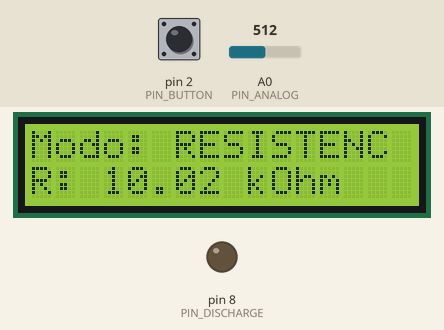
This sketch was run on a simulated Arduino Uno, built with avr-gcc and run on an emulated ATmega328P. On the bench: 16×2 character LCD, output pins drawn as LEDs (lit = HIGH). Inputs (shaded band) come from the test bench; at power-on: A0 (PIN_ANALOG) = 512, pin 2 (PIN_BUTTON) HIGH.

Above: at 3.0 s.
3.1 s: A0 (PIN_ANALOG) set to 101
At 4.3 s:
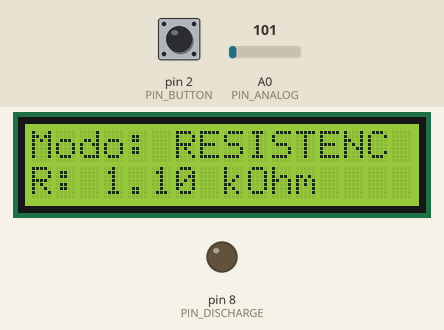
4.8 s: A0 (PIN_ANALOG) set to 82
At 5.8 s:
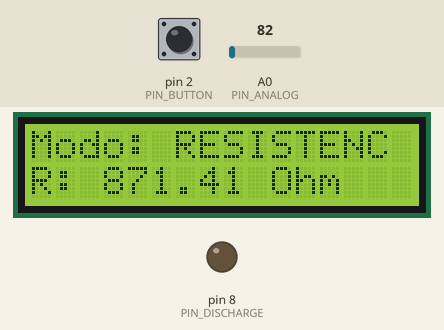
6.3 s: pin 2 (PIN_BUTTON) pulled LOW for 0.6 s
At 7.7 s:
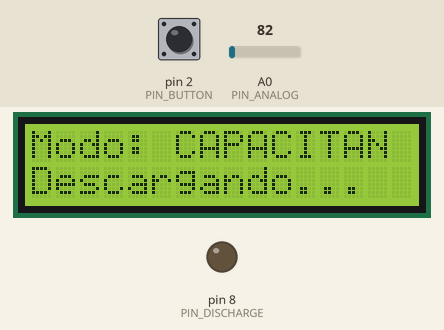
8.4 s: A0 (PIN_ANALOG) set to 12
9.9 s: A0 (PIN_ANALOG) set to 9
At 11.2 s:
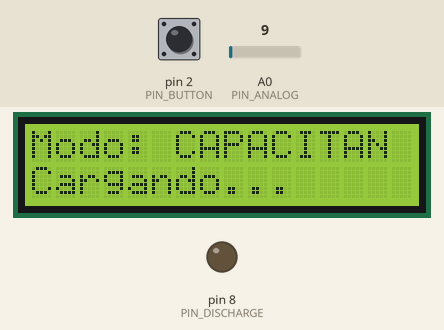
11.5 s: A0 (PIN_ANALOG) set to 633
13.0 s: A0 (PIN_ANALOG) set to 655
At 13.4 s:
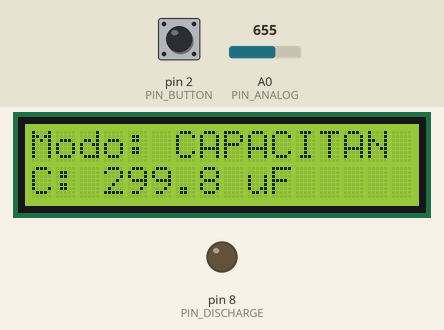
Timing chart, 0 to 16.0 s (numbered marks = the images above; inputs shaded):
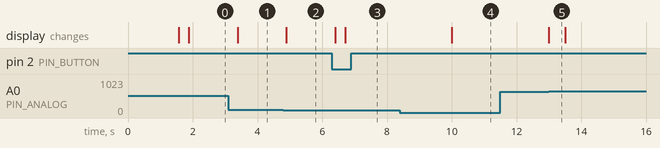

Measured:
- the behaviour switches between 93 and 92 on A0 (PIN_ANALOG) (found by bisection; images 1 and 2)
- the behaviour switches between 11 and 10 on A0 (PIN_ANALOG) (found by bisection; images 3 and 4)
- the behaviour switches between 647 and 648 on A0 (PIN_ANALOG) (found by bisection; images 4 and 5)
- after the input at 3.1 s, the display: changes after 0.28 s (image 1)
- after the input at 4.8 s, the display: changes after 0.09 s (image 2)
- after the input at 6.3 s, the display: first changes after 0.10 s (image 3 shows a later state)
- after the input at 8.4 s, every drawn part: stays the same
- after the input at 9.9 s, the display: changes after 0.10 s (image 4)
- after the input at 11.5 s, every drawn part: stays the same
- after the input at 13.0 s, the display: changes at once (image 5)

The sketch:

lcr_meter_lcd_directo.ino
```cpp
#include <LiquidCrystal.h>

LiquidCrystal lcd(12, 11, 5, 4, 3, 13);

#define PIN_ANALOG      A0
#define PIN_CHARGE      7
#define PIN_DISCHARGE   8
#define PIN_BUTTON      2

const float R_REF = 10000.0;
const float V_REF = 5.0;
const int THRESHOLD_63 = 648;

enum Mode { MODE_R, MODE_C, MODE_L };
Mode currentMode = MODE_R;

unsigned long lastButtonPress = 0;

void setup() {
  Serial.begin(9600);
  lcd.begin(16, 2);

  pinMode(PIN_BUTTON, INPUT_PULLUP);
  pinMode(PIN_CHARGE, OUTPUT);
  pinMode(PIN_DISCHARGE, OUTPUT);

  digitalWrite(PIN_CHARGE, LOW);
  digitalWrite(PIN_DISCHARGE, LOW);

  lcd.print("  MEDIDOR LCR");
  lcd.setCursor(0, 1);
  lcd.print("  Iniciando...");
  delay(1500);

  showMode();
}

void loop() {
  if (digitalRead(PIN_BUTTON) == LOW) {
    if (millis() - lastButtonPress > 300) {
      lastButtonPress = millis();
      changeMode();
    }
  }

  switch (currentMode) {
    case MODE_R: measureResistance(); break;
    case MODE_C: measureCapacitance(); break;
    case MODE_L: measureInductance(); break;
  }

  delay(500);
}

void changeMode() {
  currentMode = (Mode)((currentMode + 1) % 3);
  showMode();
}

void showMode() {
  lcd.clear();
  lcd.setCursor(0, 0);

  switch (currentMode) {
    case MODE_R: lcd.print("Modo: RESISTENC"); break;
    case MODE_C: lcd.print("Modo: CAPACITAN"); break;
    case MODE_L: lcd.print("Modo: INDUCTANC"); break;
  }

  lcd.setCursor(0, 1);
  lcd.print("Midiendo...");
  delay(300);
}

void measureResistance() {
  pinMode(PIN_CHARGE, INPUT);
  pinMode(PIN_DISCHARGE, INPUT);

  int rawADC = analogRead(PIN_ANALOG);
  float voltage = (rawADC / 1023.0) * V_REF;

  lcd.setCursor(0, 1);

  if (rawADC < 10) {
    lcd.print("R: Sin conexion ");
    return;
  }

  if (rawADC > 1013) {
    lcd.print("R: Corto/0 Ohm  ");
    return;
  }

  float resistance = R_REF * (voltage / (V_REF - voltage));

  String unit;
  if (resistance >= 1000000) {
    resistance /= 1000000.0;
    unit = " MOhm";
  } else if (resistance >= 1000) {
    resistance /= 1000.0;
    unit = " kOhm";
  } else {
    unit = " Ohm";
  }

  lcd.print("R: ");
  lcd.print(resistance, 2);
  lcd.print(unit);
  lcd.print("    ");
}

void measureCapacitance() {
  lcd.setCursor(0, 1);
  lcd.print("Descargando...  ");

  // Descargar
  pinMode(PIN_CHARGE, INPUT);
  pinMode(PIN_DISCHARGE, OUTPUT);
  digitalWrite(PIN_DISCHARGE, LOW);

  unsigned long dischargeStart = millis();
  while (analogRead(PIN_ANALOG) > 10) {
    if (millis() - dischargeStart > 10000) {
      lcd.setCursor(0, 1);
      lcd.print("C: Descarga lent");
      return;
    }
  }
  delay(100);

  lcd.setCursor(0, 1);
  lcd.print("Cargando...     ");

  // Cargar - D7 como INPUT para que cargue solo por el 10k
  pinMode(PIN_DISCHARGE, INPUT);
  pinMode(PIN_CHARGE, INPUT);

  unsigned long startTime = millis();

  while (analogRead(PIN_ANALOG) < THRESHOLD_63) {
    if (millis() - startTime > 30000) {
      lcd.setCursor(0, 1);
      lcd.print("C: Timeout      ");
      return;
    }
  }

  unsigned long elapsedTime = millis() - startTime;

  // Calcular: C = τ / R (tiempo en segundos)
  float capacitance = (elapsedTime / 1000.0) / R_REF;

  String unit;
  if (capacitance >= 1e-3) {
    capacitance *= 1000.0;
    unit = " mF";
  } else if (capacitance >= 1e-6) {
    capacitance *= 1000000.0;
    unit = " uF";
  } else {
    capacitance *= 1000000000.0;
    unit = " nF";
  }

  lcd.setCursor(0, 1);
  lcd.print("C: ");
  lcd.print(capacitance, 1);
  lcd.print(unit);
  lcd.print("    ");
}

void measureInductance() {
  lcd.setCursor(0, 1);
  lcd.print("L: No disponible");
}
```
